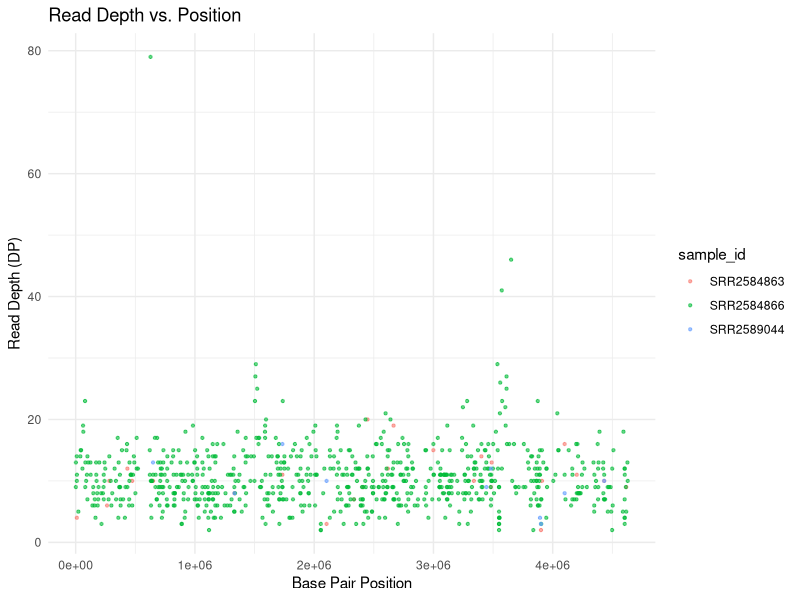
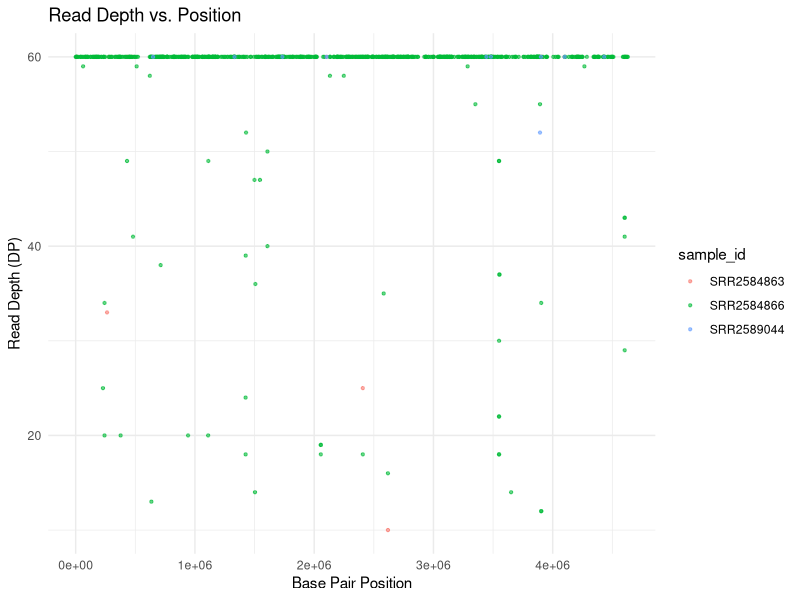
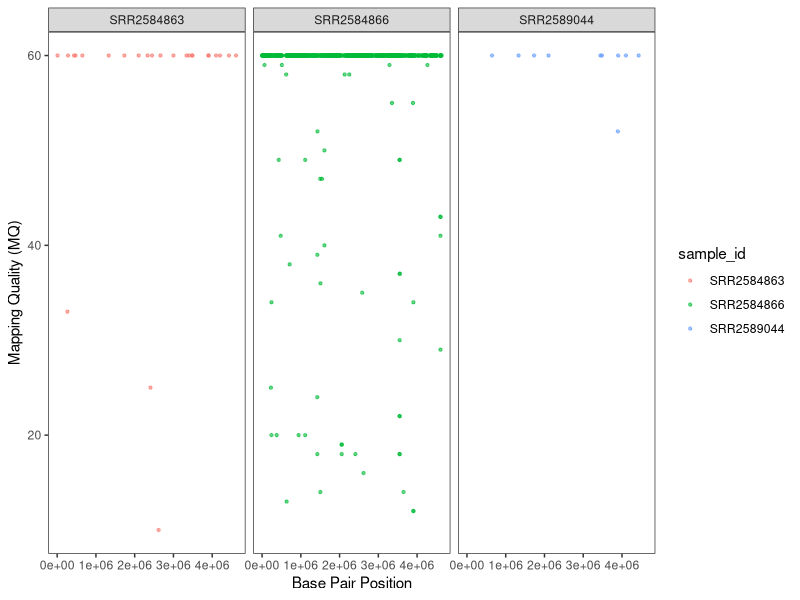
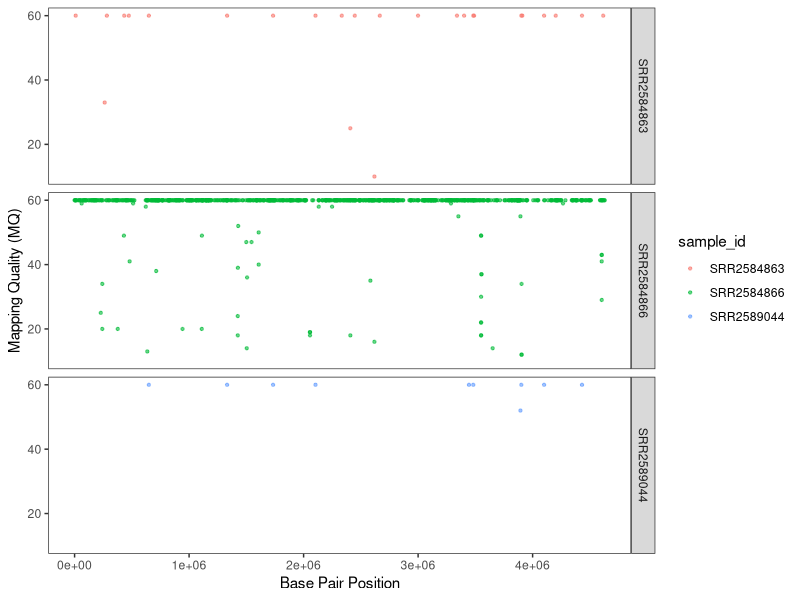
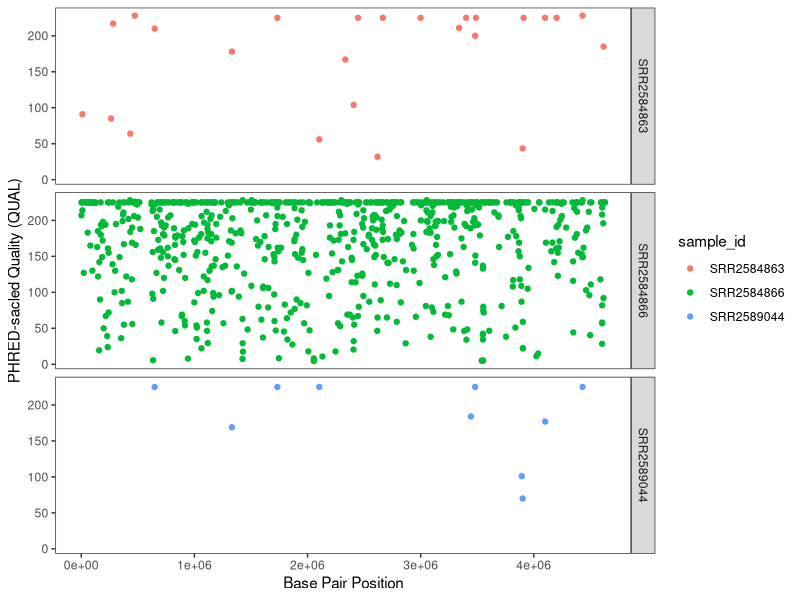
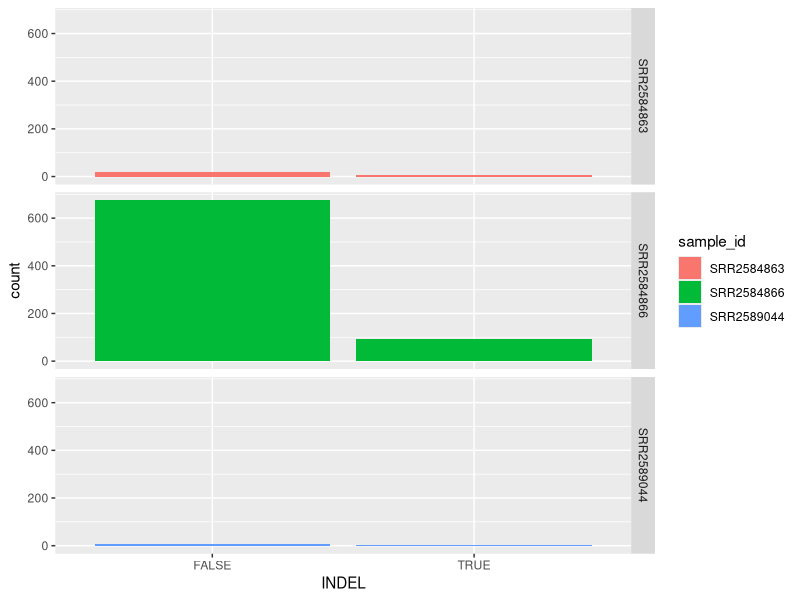

The R script that drew these images, in order:
setwd("~/Desktop/")
library(tidyverse)


#load raw data
variants = read_csv("var_vcf.csv")
glimpse(variants)
head(variants)


#scatter plot between Depth and Position.
ggplot(variants, aes(POS, DP, color = sample_id)) + 
  geom_point(alpha = 0.6,size = 0.8) +
  labs(x = "Base Pair Position",
       y = "Read Depth (DP)") +
  ggtitle("Read Depth vs. Position") +
  theme_minimal()


#scatter plot between Mapping quality and Position.
ggplot(variants, aes(POS, MQ, color = sample_id)) + 
  geom_point(alpha = 0.6,size = 0.8) +
  labs(x = "Base Pair Position",
       y = "Read Depth (DP)") +
  ggtitle("Read Depth vs. Position") +
  theme_minimal()


#Faceting each sample_id scatter plot between Mapping quality and Position by vertically.
ggplot(variants, aes(POS, MQ, color = sample_id)) +
  geom_point(alpha = 0.6,size = 0.8) +
  labs(x = "Base Pair Position",
       y = "Mapping Quality (MQ)") +
  facet_grid(. ~ sample_id) +
  theme_bw() +
  theme(panel.grid = element_blank())


#Faceting each sample_id scatter plot between Mapping quality and Position by horizontally.
ggplot(variants, aes(POS, MQ, color = sample_id)) +
  geom_point(alpha = 0.6,size = 0.8) +
  labs(x = "Base Pair Position",
       y = "Mapping Quality (MQ)") +
  facet_grid(sample_id ~ .) +
  theme_bw() +
  theme(panel.grid = element_blank())

#Faceting each sample_id scatter plot between Quality and Position by horizontally.
ggplot(variants, aes(POS, QUAL, color = sample_id)) +
  geom_point() +
  labs(x = "Base Pair Position",
       y = "PHRED-sacled Quality (QUAL)") +
  facet_grid(sample_id ~ .) +
  theme_bw() +
  theme(panel.grid = element_blank())


#Faceting each sample_id scatter plot between frequency of INDEL and not INDEL variant.
ggplot(data = variants, aes(x = INDEL, fill = sample_id)) +
  geom_bar() +
  facet_grid(sample_id ~ .)


